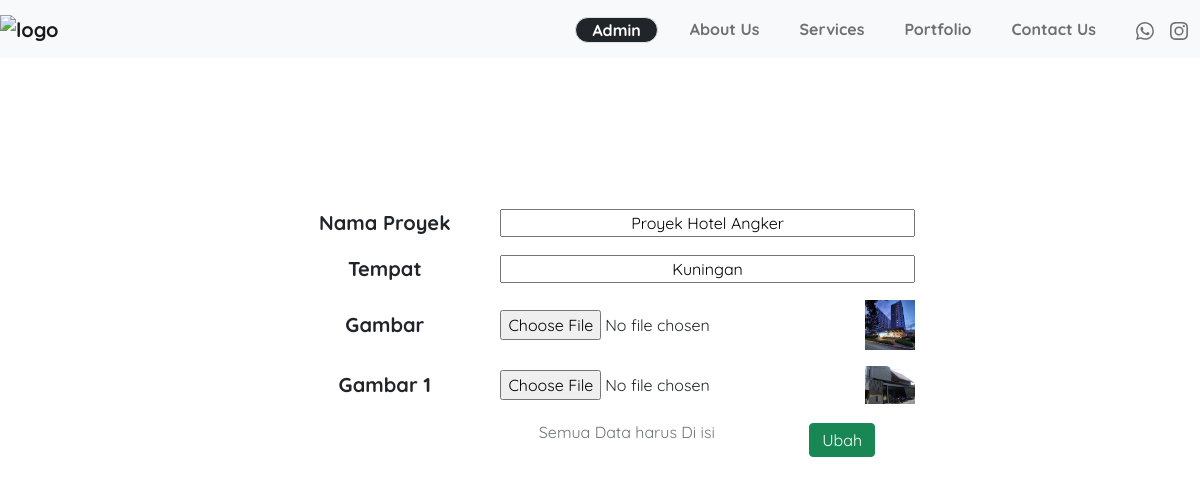
The page /ubah.php?id=17 (signed in) on the database its author committed.
### tables this page shows
CREATE TABLE `project` (
  `id` int(11) NOT NULL,
  `nama` varchar(100) NOT NULL,
  `tempat` varchar(100) NOT NULL,
  `gambar` varchar(100) NOT NULL,
  `gambar1` varchar(100) NOT NULL,
  `gambar2` varchar(100) NOT NULL,
  `gambar3` varchar(100) NOT NULL
);

### functions.php (called while the page is built, shortened)
<?php
$conn = mysqli_connect("localhost","root","","romax");
function query($query){
    global $conn;
    $result = mysqli_query($conn , $query);
    $row = [];
    while($rows = mysqli_fetch_assoc($result)){
        $row [] = $rows;
    }
    return $row;
}

### ubah.php (the view, shortened to what this page needs)
<?php
require 'functions.php';
$id = $_GET["id"];
$project = query("SELECT * FROM project WHERE id = $id");
?>
<!DOCTYPE html>
<html lang="en">
<head>
    <link href="https://cdn.jsdelivr.net/npm/bootstrap@5.1.3/dist/css/bootstrap.min.css" rel="stylesheet">
    <link rel="stylesheet" href="style.css">
    <link rel="stylesheet" href="https://unpkg.com/aos@next/dist/aos.css" />
  </head>
  <body>
    <section>
    <nav class="navbar fixed-top navbar-expand-lg navbar-light bg-light">
        <a class="navbar-brand fw-bolder mx-auto" id="brand-name" href="index.html"><img src="img//logo.png" alt="logo" width="100"></a>
        <div class="collapse navbar-collapse" id="navbarNavDropdown">
          <ul class="navbar-nav fw-bold ms-auto">
          <?php if(isset($_SESSION["admin"])): ?>
              <li class="nav-item dropdown me-5 pt-2 me-auto px-1">
                <a
                  class="nav text-decoration-none text-white border border-black border-1  bg-dark px-3 rounded-pill"
                  href="#"
                  id="navbarDropdown"
                  role="button"
                  data-bs-toggle="dropdown"
                  aria-expanded="false"
                >
                  Admin
                </a>
              </li>
              <?php endif; ?>
            <li class="nav-item mx-auto pe-1">
              <a class="nav-link" aria-current="page" href="index.php#aboutus">About Us</a>
            </li>
            <li class="nav-item mx-auto pe-1">
              <a class="nav-link" href="index.php#services">Services</a>
            </li>
            <li class="nav-item mx-auto pe-1">
              <a class="nav-link" href="projects.php">Portfolio</a>
            </li>
            <li class="nav-item mx-auto pe-1">
              <a class="nav-link" href="index.php#contactus">Contact Us</a>
            </li>
            <li class="nav-item mx-auto pe-1 d-flex">
              <a class="nav-link px-2" href="https://api.whatsapp.com/send?phone=6281216057479"target="blank"></a>
              <a class="nav-link px-2" href="https://instagram.com/romax.id" target="blank">
              </a>
            </li>
          </ul>
        </div>
    </nav>
      <div class="container">
    <form action="" method = "post" enctype="multipart/form-data" id="form-ubah">
    <div class="container">
      <div
        class="rows justify-content-center d-flex form mx-auto"
        style="margin-top: 15vh"
      >
        <div class="col-4 p-2 justify-content-evenly d-flex align-items-center">
          <label for="nama" class="fw-bold fs-5">Nama Proyek</label>
        </div>
        <div class="col-8 p-2 justify-content-evenly d-flex align-items-center">
          <input required
            type="text"
            class="py-0 w-100 text-center"
            name="nama"
            id="nama"
            placeholder="Rumah / Apartement / Ruko"
            value = "<?=$project[0]["nama"]?>"
          />
        </div>
      </div>
      <div class="rows justify-content-center d-flex form mx-auto">
        <div class="col-4 p-2 justify-content-evenly d-flex align-items-center">
          <label for="tempat" class="fw-bold fs-5">Tempat</label>
        </div>
        <div class="col-8 p-2 justify-content-evenly d-flex align-items-center">
          <input required
            type="text"
            placeholder="tempat yang menarik"
            class="py-0 w-100 text-center"
            name="tempat"
            id="tempat"
            value = "<?=$project[0]["tempat"]?>"
          />
        </div>
      </div>
      <div class="rows justify-content-center d-flex form mx-auto">
        <div class="col-4 p-2 justify-content-evenly d-flex align-items-center">
          <label for="gambar" class="fw-bold fs-5">Gambar</label>
        </div>
        <div class="col-8 p-2 justify-content-evenly d-flex align-items-center">
          <input
            type="file"
            placeholder="Tempat , Kota"
            class="py-0 w-100 text-center"
            name="gambar"
            id="gambar"
          />
          <br>
          <img src="img/<?=$project[0]["gambar"]?>" alt="gambar3" width = "50">
        </div>
      </div>
      <?php if($project[0]["gambar1"]) :?>
      <div class="rows justify-content-center d-flex form mx-auto">
        <div class="col-4 p-2 justify-content-evenly d-flex align-items-center">
          <label for="gambar1" class="fw-bold fs-5">Gambar 1</label>
        </div>
        <div class="col-8 p-2 justify-content-evenly d-flex align-items-center">
          <input
            type="file"
            placeholder="Tempat , Kota"
            class="py-0 w-100 text-center"
            name="gambar1"
            id="gambar1"
          />
          <img src="img/<?=$project[0]["gambar1"]?>" alt="gambar1" width = "50">
        </div>
      </div>
      <?php endif; ?>
      <div class="rows justify-content-center d-flex form mx-auto">
        <div
          class="col-5 offset-4 p-2 justify-content-center d-flex align-items-center"
        >
          <p class="text-secondary">Semua Data harus Di isi</p>
        </div>
        <div class="col-3 p-2 justify-content-center d-flex align-items-center">
          <button
            type="ubah"
            name="ubah"
            id="ubah"
            class="btn btn-success py-1"
          >
            Ubah
          </button>
        </div>
      </div>
    </div>
            </form>
    </div>
  </body>
</html>

### style.css (style rules this page uses)
* { font-family: 'Quicksand', sans-serif; }
body { background-color: rgb(255, 255, 255); }
#brand-name { padding-left: 50px; }
#form-ubah { margin-top: 20vh; }
@media (min-width: 767.98px) { #form-ubah { width: 70%; margin: auto; margin-top: 25vh; } }
@media (min-width: 991.98px) { #form-ubah { width: 60%; margin: auto; margin-top: 25vh; } }
@media (min-width: 991.98px) { .nav-item { padding-left: 20px; } }
@media (min-width: 991.98px) { #brand-name { padding-left: 0; } }

### rows shown on the page
project: nama "Proyek Hotel Angker", tempat "Kuningan", gambar (picture), gambar1 (picture)
